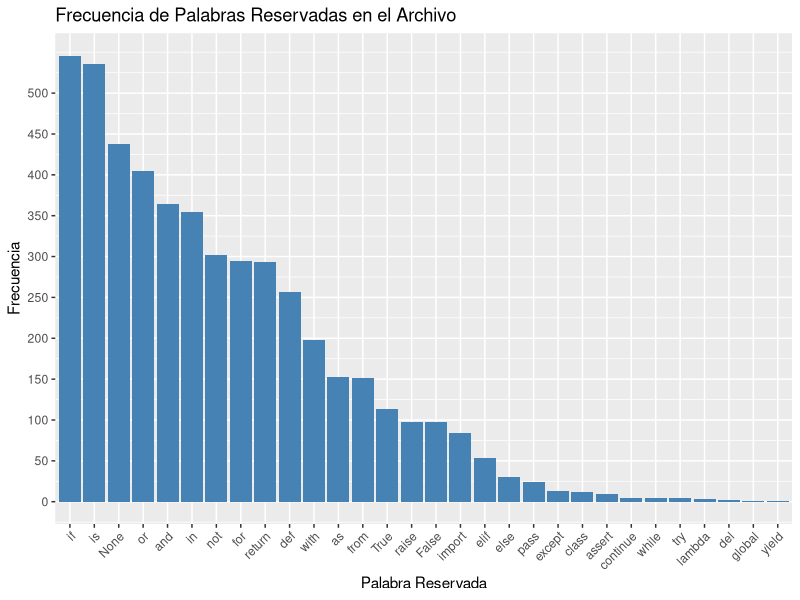

Generate this figure with R:
# Instalar ggplot2 si no está instalado
if (!requireNamespace("ggplot2", quietly = TRUE)) {
  install.packages("ggplot2")
}

# Cargar la librería necesaria
library(ggplot2)

# Leer el archivo CSV (asegúrate de que la ruta es correcta)
datos <- read.csv("conteoPR.csv")

# Generar el histograma con ajustes en el eje Y
ggplot(datos, aes(x = reorder(Palabra_Reservada, -Frecuencia), y = Frecuencia)) +
  geom_bar(stat = "identity", fill = "steelblue") +
  labs(title = "Frecuencia de Palabras Reservadas en el Archivo", 
       x = "Palabra Reservada", 
       y = "Frecuencia") +
  scale_y_continuous(breaks = seq(0, max(datos$Frecuencia), by = 50)) + # Cambiar intervalos a 50
  theme(axis.text.x = element_text(angle = 45, hjust = 1))
